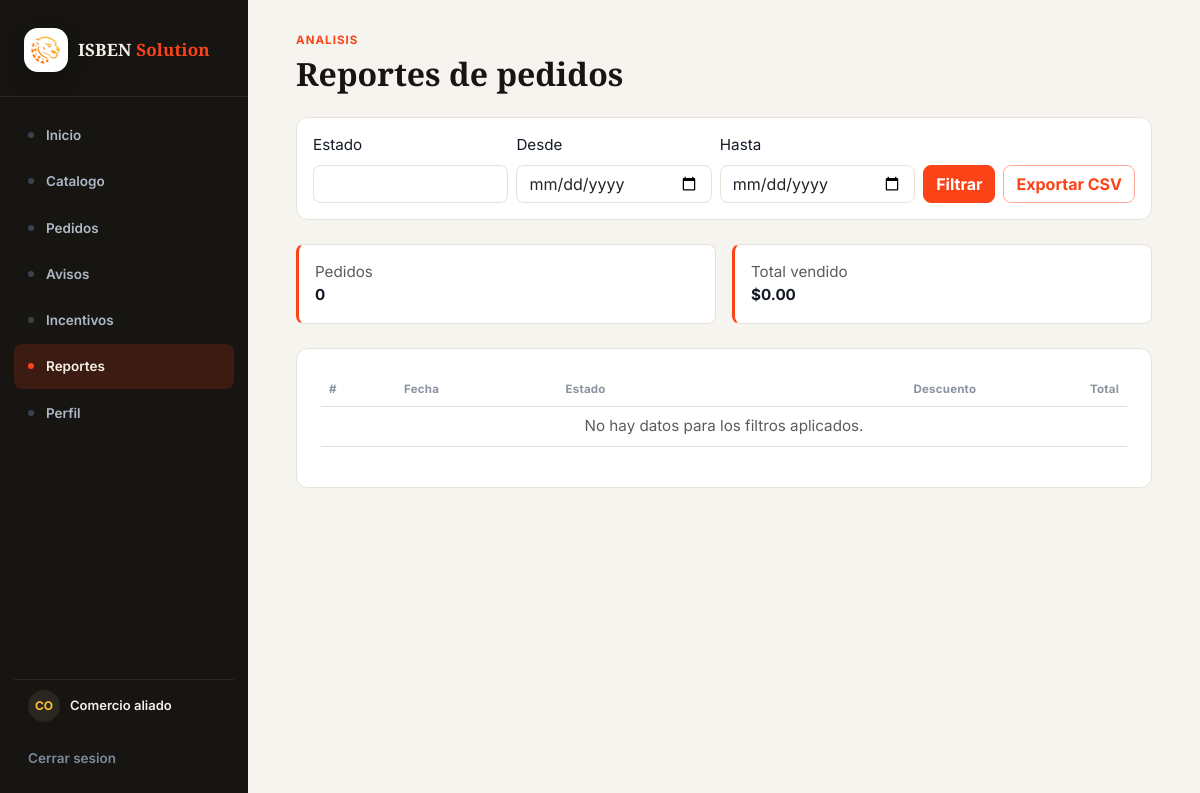
The page /reportes/ (signed in) on the database as committed earlier.
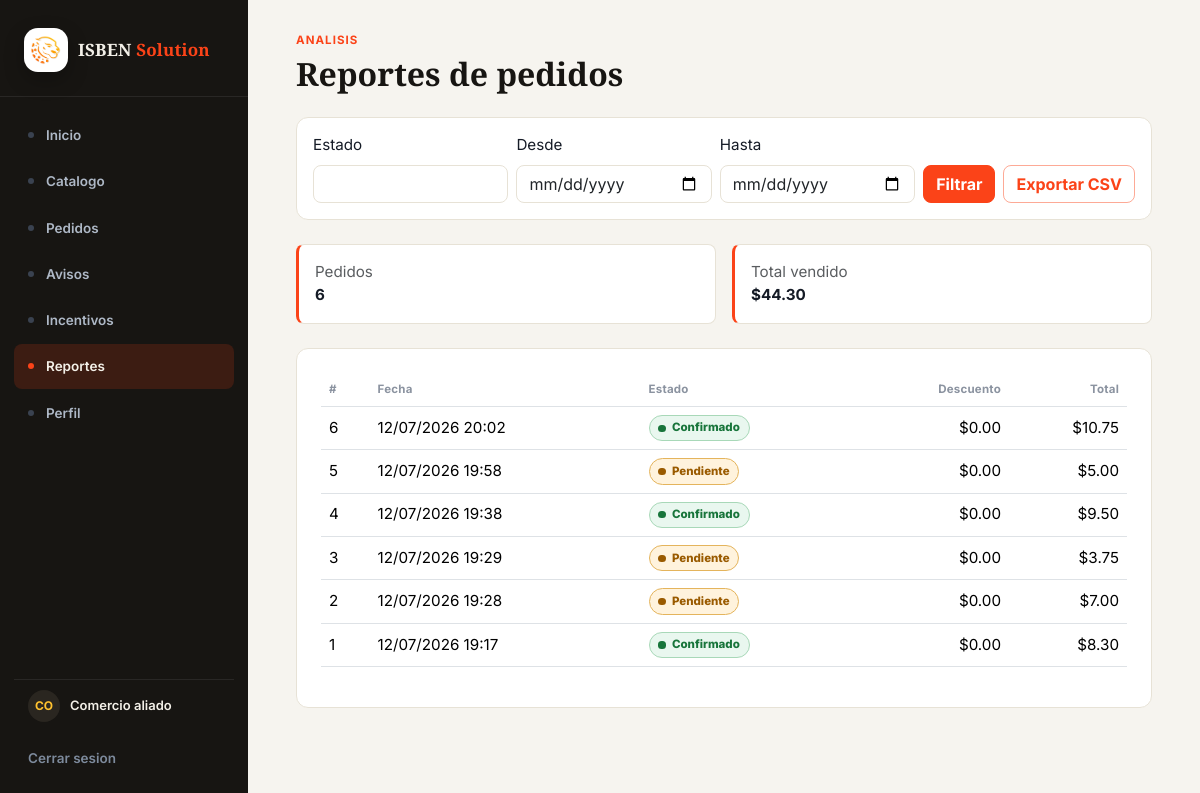
The same page on the database as committed later.
### plataforma/models.py (models this page shows, shortened)
class Pedido(models.Model):
    fecha = models.DateTimeField()
    estado = models.CharField(max_length=50)
    monto_total = models.FloatField()
    descuento = models.FloatField()
    sincronizado = models.BooleanField(default=False)
    comercio = models.ForeignKey(Comercio, on_delete=models.CASCADE,
    related_name="pedidos")
    usuario = models.ForeignKey(Usuario, on_delete=models.CASCADE,
    related_name="pedidos")

### plataforma/views.py (the view)
# urls.py: path("reportes/", views.reportes, name="reportes"),
@comercio_requerido
def reportes(request):
    form, pedidos = filtrar_pedidos_reporte(request, request.comercio_actual)
    resumen = pedidos.aggregate(total=Sum("monto_total"), cantidad=Count("id"))
    resumen["total"] = resumen["total"] or 0
    resumen["cantidad"] = resumen["cantidad"] or 0
    return render(
        request,
        "plataforma/reportes.html",
        {
            "form": form,
            "pedidos": pedidos,
            "resumen": resumen,
        },
    )

### plataforma/forms.py
class ReporteFiltroForm(forms.Form):
    estado = forms.CharField(max_length=50, required=False, label="Estado")
    fecha_desde = forms.DateField(
        required=False,
        label="Desde",
        widget=forms.DateInput(attrs={"type": "date"}),
    )
    fecha_hasta = forms.DateField(
        required=False,
        label="Hasta",
        widget=forms.DateInput(attrs={"type": "date"}),
    )
    def __init__(self, *args, **kwargs):
        super().__init__(*args, **kwargs)
        for field in self.fields.values():
            field.widget.attrs.setdefault("class", "form-control")

### plataforma/views.py (called while the page is built)
def obtener_usuario_actual(request):
    usuario_id = request.session.get("usuario_id")
    if not usuario_id:
        return None
    usuario = Usuario.objects.select_related("comercio").filter(id=usuario_id).first()
    if usuario and request.session.get("usuario_rol") != usuario.rol:
        request.session["usuario_rol"] = usuario.rol
        request.session.modified = True
    return usuario

def es_usuario_logistica(usuario):
    return usuario.rol.strip().lower() == "logistica"

def es_usuario_administrador(usuario):
    return usuario.rol.strip().lower() == "administrador"

### plataforma/templates/plataforma/reportes.html (shortened to what this page needs)
{% extends 'plataforma/master.html' %}
{% block content %}
<section class="container-lg">
    <p class="brand-eyebrow">Analisis</p>
    <h1 class="brand-title h2 mb-4">Reportes de pedidos</h1>
    <form class="brand-card p-3 mb-4" method="get">
        <div class="row g-2 align-items-end">
            {% for field in form %}
                <div class="col-md">
                    <label class="form-label" for="{{ field.id_for_label }}">{{ field.label }}</label>
                    {{ field }}
                </div>
            {% endfor %}
            <div class="col-md-auto">
                <button class="btn btn-brand w-100" type="submit">Filtrar</button>
            </div>
            <div class="col-md-auto">
                <a class="btn btn-outline-brand w-100" href="{% url 'reportes_csv' %}?{{ request.GET.urlencode }}">Exportar CSV</a>
            </div>
        </div>
    </form>
    <div class="row g-3 mb-4">
        <div class="col-md-6">
            <div class="brand-panel p-3">
                <span class="text-muted d-block">Pedidos</span>
                <strong>{{ resumen.cantidad }}</strong>
            </div>
        </div>
        <div class="col-md-6">
            <div class="brand-panel p-3">
                <span class="text-muted d-block">Total vendido</span>
                <strong>${{ resumen.total|floatformat:2 }}</strong>
            </div>
        </div>
    </div>
    <div class="brand-card p-4">
        <div class="table-responsive">
            <table class="table brand-table align-middle">
                <thead>
                    <tr>
                        <th>#</th>
                        <th>Fecha</th>
                        <th>Estado</th>
                        <th class="text-end">Descuento</th>
                        <th class="text-end">Total</th>
                    </tr>
                </thead>
                <tbody>
                    {% for pedido in pedidos %}
                        <tr>
                            <td>{{ pedido.id }}</td>
                            <td>{{ pedido.fecha|date:"d/m/Y H:i" }}</td>
                            <td>{% include 'plataforma/partials/estado_pedido.html' with estado=pedido.estado %}</td>
                            <td class="text-end">${{ pedido.descuento|floatformat:2 }}</td>
                            <td class="text-end">${{ pedido.monto_total|floatformat:2 }}</td>
                        </tr>
                    {% empty %}
                        <tr><td colspan="5" class="text-center text-muted">No hay datos para los filtros aplicados.</td></tr>
                    {% endfor %}
                </tbody>
            </table>
        </div>
    </div>
</section>
{% endblock %}

### plataforma/templates/plataforma/partials/estado_pedido.html
{% with estado_normalizado=estado|lower %}
<span class="status-badge {% if estado_normalizado == 'confirmado' %}status-badge-confirmed{% elif estado_normalizado == 'pendiente' %}status-badge-pending{% elif estado_normalizado == 'en camino' %}status-badge-transit{% elif estado_normalizado == 'cancelado' %}status-badge-cancelled{% else %}status-badge-neutral{% endif %}">
    <span class="status-badge-dot" aria-hidden="true"></span>
    {{ estado }}
</span>
{% endwith %}

Rows that differ between the two databases and show on the page:
added Pedido: id "6", fecha "12/07/2026 20:02", estado "Confirmado", descuento "0.00", monto_total "10.75"
added Pedido: id "5", fecha "12/07/2026 19:58", estado "Pendiente", descuento "0.00", monto_total "5.00"
added Pedido: id "4", fecha "12/07/2026 19:38", estado "Confirmado", descuento "0.00", monto_total "9.50"
added Pedido: id "3", fecha "12/07/2026 19:29", estado "Pendiente", descuento "0.00", monto_total "3.75"
added Pedido: id "2", fecha "12/07/2026 19:28", estado "Pendiente", descuento "0.00", monto_total "7.00"
added Pedido: id "1", fecha "12/07/2026 19:17", estado "Confirmado", descuento "0.00", monto_total "8.30"
Other text that changed with them:
{{ resumen.cantidad }}: "0" → "6"
{{ resumen.total|floatformat:2 }}: "0.00" → "44.30"
text no longer shown: "No hay datos para los filtros aplicados."
